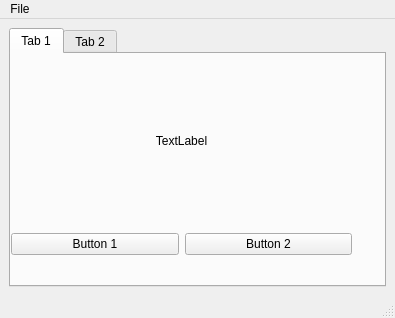
<?xml version="1.0" encoding="UTF-8"?>
<ui version="4.0">
 <class>MainWindow</class>
 <widget class="QMainWindow" name="MainWindow">
  <property name="geometry">
   <rect>
    <x>0</x>
    <y>0</y>
    <width>395</width>
    <height>318</height>
   </rect>
  </property>
  <property name="windowTitle">
   <string>MainWindow</string>
  </property>
  <widget class="QWidget" name="centralwidget">
   <layout class="QVBoxLayout" name="verticalLayout">
    <item>
     <widget class="QTabWidget" name="tabWidget">
      <widget class="QWidget" name="tab">
       <attribute name="title">
        <string>Tab 1</string>
       </attribute>
       <widget class="QWidget" name="verticalLayoutWidget">
        <property name="geometry">
         <rect>
          <x>0</x>
          <y>0</y>
          <width>341</width>
          <height>201</height>
         </rect>
        </property>
        <layout class="QVBoxLayout" name="verticalLayout_2">
         <item>
          <widget class="QLabel" name="label">
           <property name="text">
            <string>TextLabel</string>
           </property>
           <property name="alignment">
            <set>Qt::AlignCenter</set>
           </property>
          </widget>
         </item>
         <item>
          <layout class="QHBoxLayout" name="horizontalLayout">
           <item>
            <widget class="QPushButton" name="pushButton">
             <property name="text">
              <string>Button 1</string>
             </property>
            </widget>
           </item>
           <item>
            <widget class="QPushButton" name="pushButton_2">
             <property name="text">
              <string>Button 2</string>
             </property>
            </widget>
           </item>
          </layout>
         </item>
        </layout>
       </widget>
      </widget>
      <widget class="QWidget" name="tab_2">
       <attribute name="title">
        <string>Tab 2</string>
       </attribute>
      </widget>
     </widget>
    </item>
   </layout>
  </widget>
  <widget class="QMenuBar" name="menubar">
   <property name="geometry">
    <rect>
     <x>0</x>
     <y>0</y>
     <width>395</width>
     <height>26</height>
    </rect>
   </property>
   <widget class="QMenu" name="menuFile">
    <property name="title">
     <string>File</string>
    </property>
    <addaction name="actionNew"/>
    <addaction name="separator"/>
    <addaction name="actionExit"/>
   </widget>
   <addaction name="menuFile"/>
  </widget>
  <widget class="QStatusBar" name="statusbar">
   <property name="statusTip">
    <string>Text displayed</string>
   </property>
  </widget>
  <action name="actionNew">
   <property name="icon">
    <iconset>
     <normaloff>../icons/new_icon.png</normaloff>../icons/new_icon.png</iconset>
   </property>
   <property name="text">
    <string>New</string>
   </property>
   <property name="statusTip">
    <string>New File</string>
   </property>
  </action>
  <action name="actionExit">
   <property name="icon">
    <iconset>
     <normaloff>../icons/exit_icon.png</normaloff>../icons/exit_icon.png</iconset>
   </property>
   <property name="text">
    <string>Exit</string>
   </property>
  </action>
 </widget>
 <resources/>
 <connections/>
</ui>
